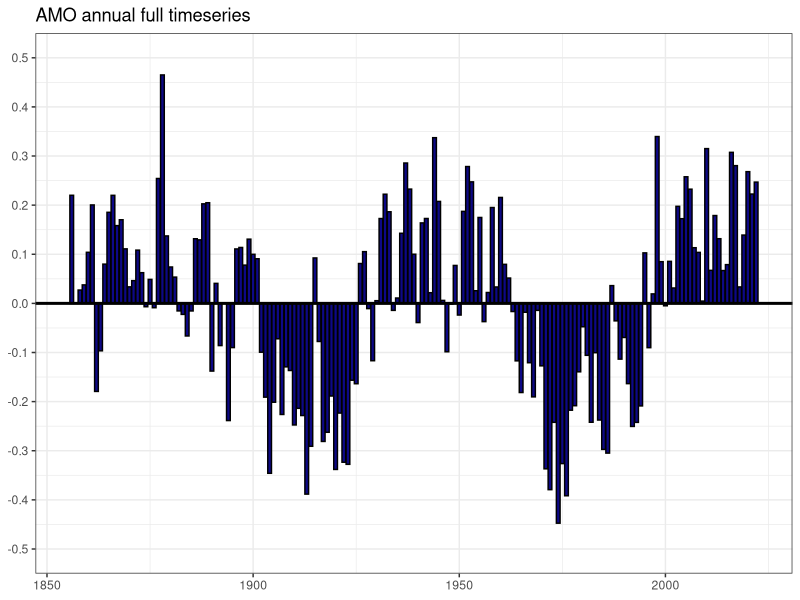
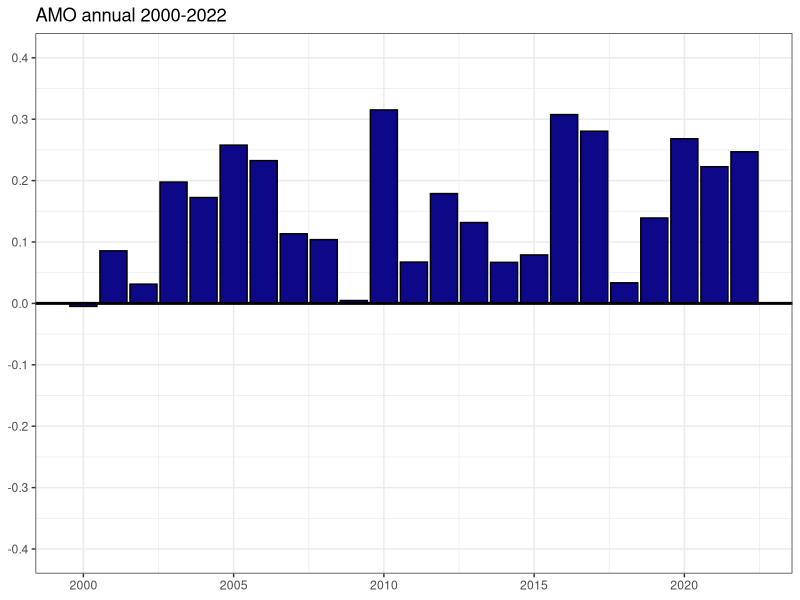
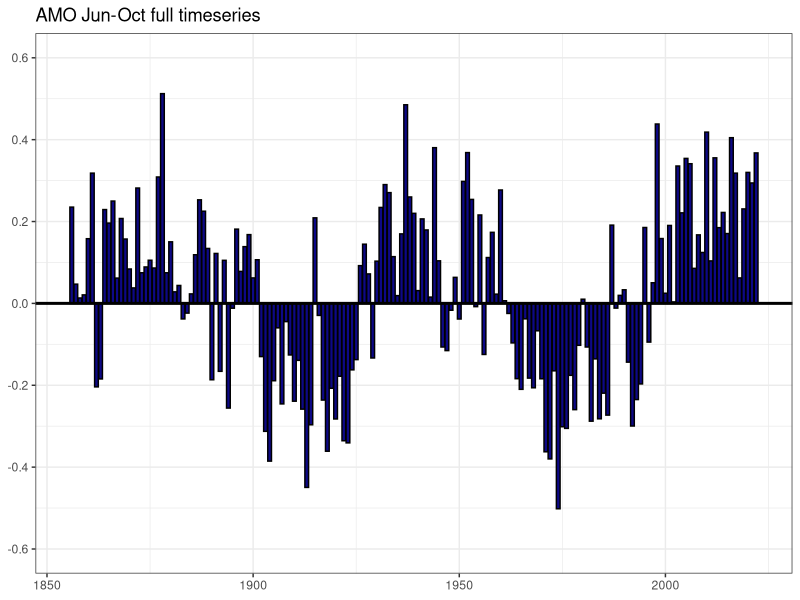
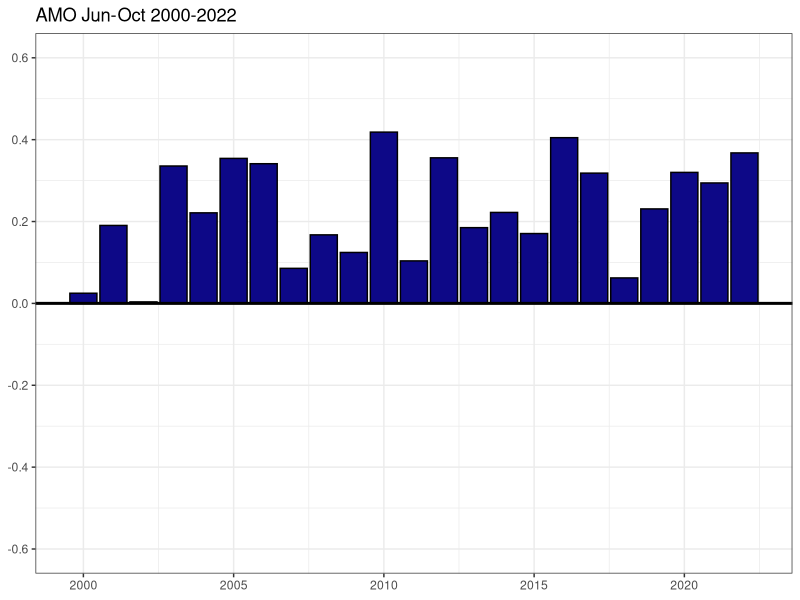
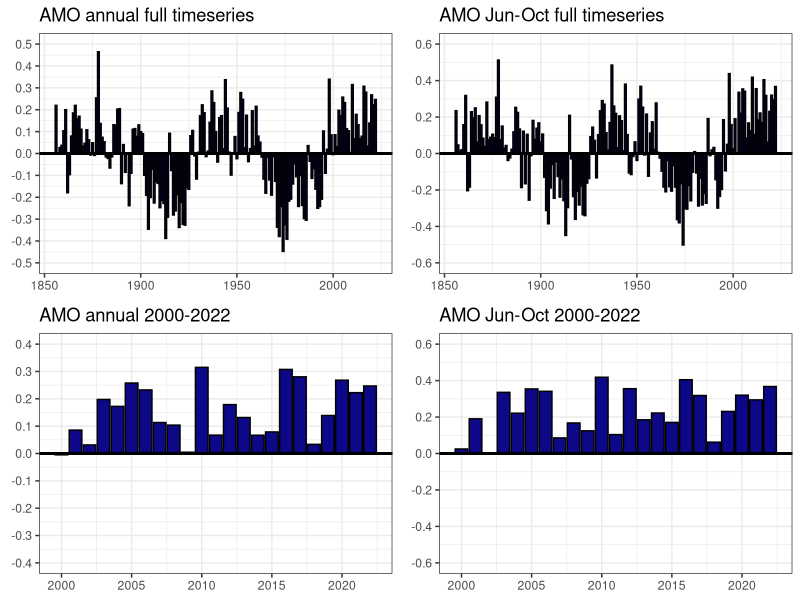
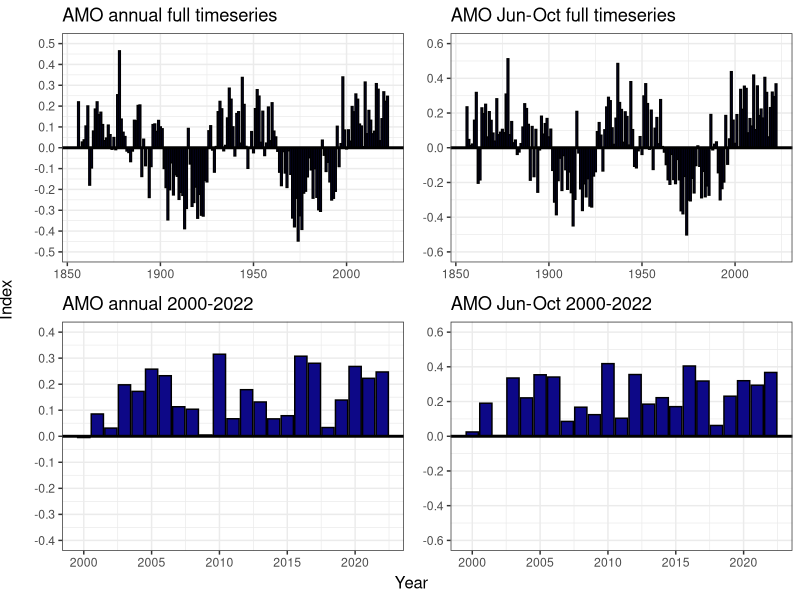
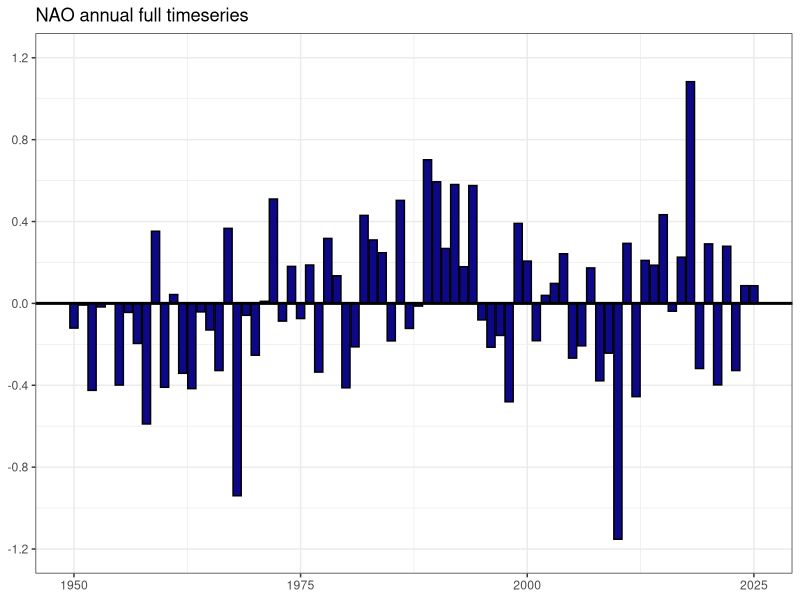
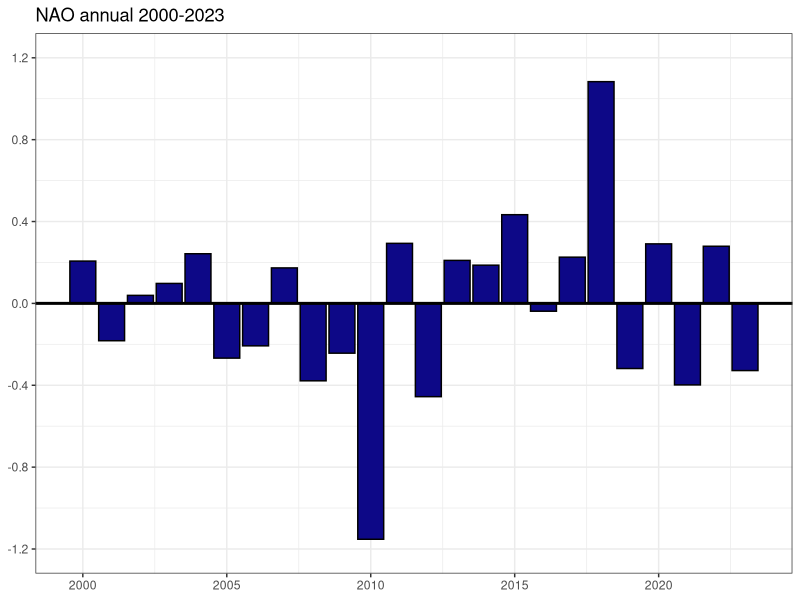

Write R code to recreate these figures, in order.
library(here)
library(readxl)
library(ggplot2)

# upload dataset
amo <- read_excel(here("AMO and AMV","AMO and NAO","AMO detrended unsmoothed.xlsx"))
str(amo)
head(amo)
tail(amo)
# 2022 is last full year. remove 23
amo <- amo[amo$Year < 2023,]

# truncated dataset to match rec devs
amoforrec <- amo[amo$Year > 1999 & amo$Year < 2024,]
summary(amoforrec$Year)

# plot - full amo annual
a <- ggplot(data = amo, aes(Year, Annual)) +
  geom_bar(stat = "identity", col="black", fill="#0d0887") +
  geom_hline(yintercept=0, col="black", lty=1, size=1) +
  scale_y_continuous(breaks = seq(-0.5,0.5,0.1)) +
  labs(title="AMO annual full timeseries") +
  theme_bw() +
  theme(axis.title.y = element_blank(),  # Removes text labels
        axis.title.x = element_blank())  +
  coord_cartesian(ylim = c(-0.5, 0.5))
a

# plot - 2000-2022 amo annual
b <- ggplot(data = amoforrec, aes(Year, Annual)) +
  geom_bar(stat = "identity", col="black", fill="#0d0887") +
  geom_hline(yintercept=0, col="black", lty=1, size=1) +
  scale_y_continuous(breaks = seq(-0.5,0.5,0.1)) +
  labs(title="AMO annual 2000-2022") +
  theme_bw() +
  theme(axis.title.y = element_blank(),  # Removes text labels
        axis.title.x = element_blank())  +
  coord_cartesian(ylim = c(-0.4, 0.4))
b



# plot - full amo jun-oct
c <- ggplot(data = amo, aes(Year, `Jun-Oct`)) +
  geom_bar(stat = "identity", col="black", fill="#0d0887") +
  geom_hline(yintercept=0, col="black", lty=1, size=1) +
  scale_y_continuous(breaks = c(-0.6,-0.4,-0.2,0,0.2,0.4,0.6)) +
  labs(title="AMO Jun-Oct full timeseries") +
  theme_bw() +
  theme(axis.title.y = element_blank(),  # Removes text labels
        axis.title.x = element_blank())  +
  coord_cartesian(ylim = c(-0.6, 0.6))
c

# plot - 2000-2022 amo jun-oct
d <- ggplot(data = amoforrec, aes(Year, `Jun-Oct`)) +
  geom_bar(stat = "identity", col="black", fill="#0d0887") +
  geom_hline(yintercept=0, col="black", lty=1, size=1) +
  scale_y_continuous(breaks = c(-0.6,-0.4,-0.2,0,0.2,0.4,0.6)) +
  labs(title="AMO Jun-Oct 2000-2022") +
  theme_bw() +
  theme(axis.title.y = element_blank(),  # Removes text labels
        axis.title.x = element_blank())  +
  coord_cartesian(ylim = c(-0.6, 0.6))
d



library(ggpubr)
library(grid)


final <- ggarrange(a,c,b,d, ncol = 2, nrow = 2
                   #label.x = c(0.85, 0.85),  # the x positions of the labels
                   #label.y = c(1, 1),
                   #font.label = list(size = 30)  # t)
)

final
annotate_figure(final, bottom = textGrob("Year", vjust = 0),
                left = textGrob("Index", vjust = 0, rot=90))

#ggsave("AMOIndices.png", width = 10, height = 8, dpi = 1000)





################################################################################
### NAO next
# upload dataset
nao <- read_excel(here("AMO and AMV","AMO and NAO","Monthly mean NAO index.xlsx"))
str(nao)
head(nao)
tail(nao)
# 2025 missing dec

# truncated dataset to match rec devs
naoforrec <- nao[nao$Year > 1999 & nao$Year < 2024,]
summary(naoforrec$Year)

# plot - full nao annual
a <- ggplot(data = nao, aes(Year, Annual)) +
  geom_bar(stat = "identity", col="black", fill="#0d0887") +
  geom_hline(yintercept=0, col="black", lty=1, size=1) +
  scale_y_continuous(breaks = c(-1.2,-0.8,-0.4,0,0.4,0.8,1.2)) +
  labs(title="NAO annual full timeseries") +
  theme_bw() +
  theme(axis.title.y = element_blank(),  # Removes text labels
        axis.title.x = element_blank())  +
  coord_cartesian(ylim = c(-1.2, 1.2))
a

# plot - 2000-2022 nao annual
b <- ggplot(data = naoforrec, aes(Year, Annual)) +
  geom_bar(stat = "identity", col="black", fill="#0d0887") +
  geom_hline(yintercept=0, col="black", lty=1, size=1) +
  scale_y_continuous(breaks = c(-1.2,-0.8,-0.4,0,0.4,0.8,1.2)) +
  labs(title="NAO annual 2000-2023") +
  theme_bw() +
  theme(axis.title.y = element_blank(),  # Removes text labels
        axis.title.x = element_blank())  +
  coord_cartesian(ylim = c(-1.2, 1.2))
b



# plot - full nao jun-oct
c <- ggplot(data = nao, aes(Year, `Jun-Oct`)) +
  geom_bar(stat = "identity", col="black", fill="#0d0887") +
  geom_hline(yintercept=0, col="black", lty=1, size=1) +
  scale_y_continuous(breaks = c(-1.5,-1,-0.5,0,0.5,1,1.5)) +
  labs(title="NAO Jun-Oct full timeseries") +
  theme_bw() +
  theme(axis.title.y = element_blank(),  # Removes text labels
        axis.title.x = element_blank())  +
  coord_cartesian(ylim = c(-1.5, 1.5))
c

# plot - 2000-2022 nao jun-oct
d <- ggplot(data = naoforrec, aes(Year, `Jun-Oct`)) +
  geom_bar(stat = "identity", col="black", fill="#0d0887") +
  geom_hline(yintercept=0, col="black", lty=1, size=1) +
  scale_y_continuous(breaks = c(-1.5,-1,-0.5,0,0.5,1,1.5)) +
  labs(title="NAO Jun-Oct 2000-2023") +
  theme_bw() +
  theme(axis.title.y = element_blank(),  # Removes text labels
        axis.title.x = element_blank())  +
  coord_cartesian(ylim = c(-1.5, 1.5))
d



finall <- ggarrange(a,c,b,d, ncol = 2, nrow = 2
                   #label.x = c(0.85, 0.85),  # the x positions of the labels
                   #label.y = c(1, 1),
                   #font.label = list(size = 30)  # t)
)

finall
annotate_figure(finall, bottom = textGrob("Year", vjust = 0),
                left = textGrob("Index", vjust = 0, rot=90))

#ggsave("NAOIndices.png", width = 10, height = 8, dpi = 1000)




